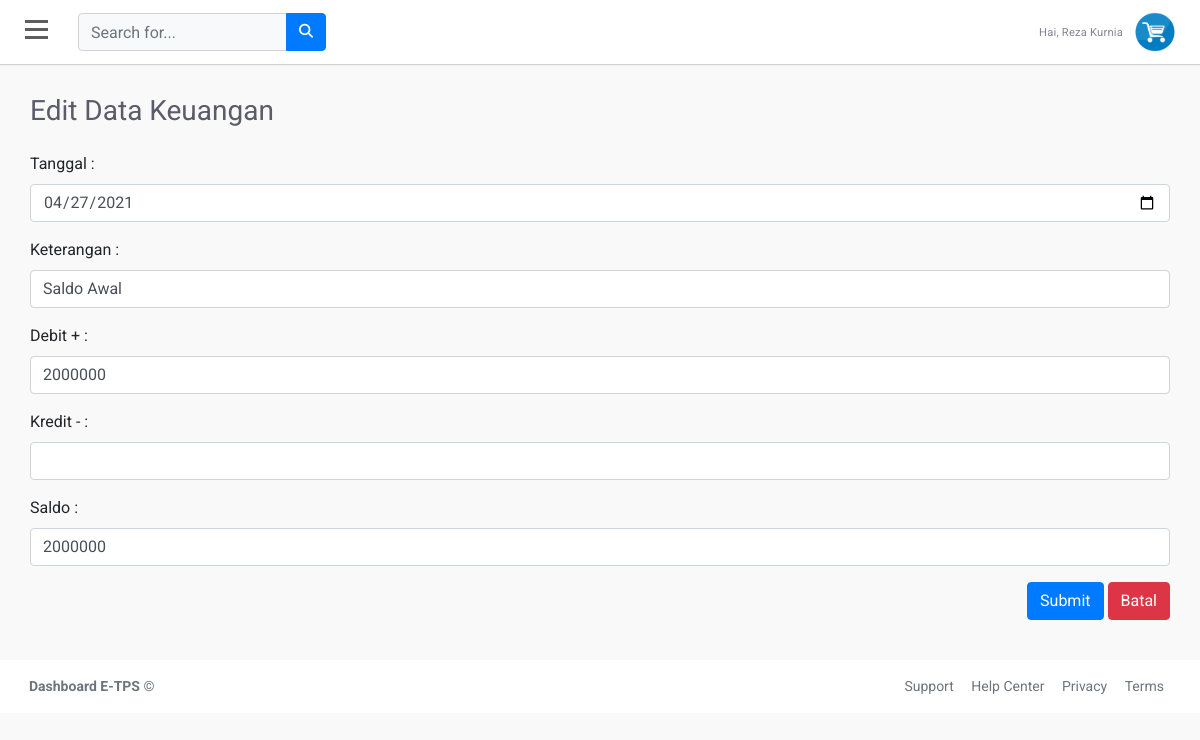
The app's page /dashboard/aksi/editkeuangan.php?id=4 (signed in) with its own data.
### tables this page shows
CREATE TABLE `user` (
  `id` int(11) NOT NULL,
  `nama` varchar(100) NOT NULL,
  `email` varchar(100) NOT NULL,
  `username` varchar(100) NOT NULL,
  `password` varchar(50) NOT NULL,
  `hakakses` varchar(100) NOT NULL
);

CREATE TABLE `keuangan` (
  `id` int(10) NOT NULL,
  `tanggal` date NOT NULL,
  `keterangan` varchar(255) NOT NULL,
  `debit` varchar(255) NOT NULL,
  `kredit` varchar(255) NOT NULL,
  `saldo` varchar(500) NOT NULL
);

### dashboard/aksi/editkeuangan.php (the view, shortened to what this page needs)
<?php
include '../../koneksi.php';
if (isset($_GET['id'])) {
    $id = ($_GET["id"]);
    $query = "SELECT * FROM keuangan WHERE id='$id'";
    $result = mysqli_query($koneksi, $query);
    $data = mysqli_fetch_assoc($result);
} else {
    echo "<script>alert('Masukkan data id.');window.location='editkaryawan.php';</script>";
}
?>
<!doctype html>
<html lang="en">
<head>
    <link rel="stylesheet" href="https://stackpath.bootstrapcdn.com/bootstrap/4.1.3/css/bootstrap.min.css">
    <link rel="stylesheet" href="https://use.fontawesome.com/releases/v5.7.2/css/all.css">
    <link rel="stylesheet" href="https://cdnjs.cloudflare.com/ajax/libs/font-awesome/4.7.0/css/font-awesome.min.css">
    <link href="//netdna.bootstrapcdn.com/font-awesome/3.2.1/css/font-awesome.css" rel="stylesheet">
    <link rel="stylesheet" href="font/font/flaticon.css">
    <link rel="stylesheet" type="text/css" href="../../asset/style.css">
    <link rel="stylesheet" type="text/css" href="../../asset/tabeladmin.css">
</head>
<body>
    <div id="wrapper">
        <div id="page-content-wrapper">
            <div id="content">
                <div class="container-fluid p-0 px-lg-0 px-md-0">
                    <nav class="navbar navbar-expand navbar-light my-navbar">
                        <div type="button" id="bar" class="nav-icon1 hamburger animated fadeInLeft is-closed" data-toggle="offcanvas">
                            <span></span>
                            <span></span>
                            <span></span>
                        </div>
                        <form class="d-none d-sm-inline-block form-inline navbar-search">
                            <div class="input-group">
                                <input type="text" class="form-control bg-light " placeholder="Search for..." aria-label="Search">
                                <div class="input-group-append">
                                    <button class="btn btn-primary" type="button">
                                        <i class="fas fa-search fa-sm"></i>
                                    </button>
                                </div>
                            </div>
                        </form>
                        <ul class="navbar-nav ml-auto">
                            <?php
                            $tampilPeg    = mysqli_query($koneksi, "SELECT * FROM user WHERE nama='$_SESSION[nama]'");
                            $peg    = mysqli_fetch_array($tampilPeg);
                            ?>
                            <li class="nav-item dropdown">
                                <a class="nav-link dropdown-toggle" href="#" id="userDropdown" role="button" data-toggle="dropdown">
                                    <span class="mr-2 d-none d-lg-inline text-gray-600 small">Hai, <?= $peg['nama'] ?></span>
                                    <img class="img-profile rounded-circle" src="../../img/logo.png">
                                </a>
                            </li>
                        </ul>
                    </nav>
                    <div class="inputdata">
                        <div class="d-sm-flex align-items-center justify-content-between mb-4">
                            <h1 class="h3 mb-0 text-gray-800">Edit Data Keuangan</h1>
                        </div>
                        <form action="../proses/proseseditkeuangan.php" method="POST" enctype="multipart/form-data">
                            <div class="form-group">
                                <label for="usr">Tanggal :</label>
                                <input type="date" class="form-control" name="tanggal" value="<?php echo $data['tanggal']; ?>">
                            </div>
                            <div class="form-group">
                                <label for="usr">Keterangan :</label>
                                <input type="text" class="form-control" name="keterangan" value="<?php echo $data['keterangan']; ?>">
                            </div>
                            <div class="form-group">
                                <label for="usr">Debit + :</label>
                                <input type="text" class="form-control" name="debit" value="<?php echo $data['debit']; ?>">
                            </div>
                            <div class="form-group">
                                <label for="pwd">Kredit - :</label>
                                <input type="text" class="form-control" name="kredit" value="<?php echo $data['kredit']; ?>">
                            </div>
                            <div class="form-group">
                                <label for="pwd">Saldo :</label>
                                <input type="text" class="form-control" name="saldo" value="<?php echo $data['saldo']; ?>">
                            </div>
                            <div class="buttoninput">
                                <input class="btn btn-primary" type="submit" name="proses" role="button"></input>
                                <a class="btn btn-danger" href="#" role="button">Batal</a>
                            </div>
                        </form>
                        <br><br>
                    </div>
                </div>
                <footer class="footer">
                    <div class="container-fluid">
                        <div class="row text-muted">
                            <div class="col-6 text-left">
                                <p class="mb-0">
                                    <a href="index.html" class="text-muted"><strong>Dashboard E-TPS </strong></a> &copy
                                </p>
                            </div>
                            <div class="col-6 text-right">
                                <ul class="list-inline">
                                    <li class="footer-item">
                                        <a class="text-muted" href="#">Support</a>
                                    </li>
                                    <li class="footer-item">
                                        <a class="text-muted" href="#">Help Center</a>
                                    </li>
                                    <li class="footer-item">
                                        <a class="text-muted" href="#">Privacy</a>
                                    </li>
                                    <li class="footer-item">
                                        <a class="text-muted" href="#">Terms</a>
                                    </li>
                                </ul>
                            </div>
                        </div>
                    </div>
                </footer>
            </div>
        </div>
    </div>
</body>
</html>

### asset/style.css (style rules this page uses)
body { position: relative; overflow-x:hidden; background: #f7f7fc; font-family: 'Roboto', sans-serif; }
body, html { height: 100%; }
.inputdata { margin: 30px; }
.buttoninput { float: right; }
.navbar-nav > li > a ,.submenu-box ul li a { color:rgb(255, 255, 255)!important; text-transform: capitalize; font-size: 14px; padding:10px 10px 10px 20px!important; display: block; font-weight: 400; position: relative; z-index: 2; font-family: 'Roboto', sans-serif; letter-spacing: .2px; }
.navbar-nav li { display:block!important; margin:2px 0px; }
.nav-item .nav-link { display:block; color:white!important; text-transform:capitalize; text-decoration: none; padding:6px 10px; transition:0.4s ease; }
#page-content-wrapper { width: 100%; transition: all 0.5s ease; }
.nav-icon1 { z-index: 999; position:relative; display: block; width:23px; margin:0px 30px 0px 25px; cursor:pointer; height: 25px; }
.nav-icon1 span { position:absolute; top:0; width:100%; height:3px; cursor:pointer; background-color:#5d5d5d; left:0; transform:rotate(0deg); transition:.30s ease-in-out; }
.nav-icon1 span:nth-of-type(1) { top:0; }
.nav-icon1 span:nth-of-type(2) { top:8px; }
.nav-icon1 span:nth-of-type(3) { top:16px; }
.my-navbar { padding:0px; background-color:white; box-shadow: 0 1px 1px 0 rgba(0,0,0,.16); }
.text-gray-600 { color: #858796!important; }
.nav-link .img-profile { height:40px; width:40px; }
.dropdown, .dropleft, .dropright, .dropup { position: relative; }
.text-gray-800 { color: #5a5c69!important; font-size: 1.75rem; font-weight: 400; line-height: 1.2; }
footer.footer { padding: 1rem .875rem; direction: ltr; background: #fff; }
footer.footer ul { margin:0px; list-style:none; }
.footer ul li { display:inline-block; margin:0px 7px; }
.text-muted { color: #6c757d!important; font-size:14px; }

### asset/tabeladmin.css (style rules this page uses)
body { background: #f9f9f9; font-family: "Roboto", sans-serif; }

### records on screen
user: nama "Reza Kurnia"
keuangan: tanggal "04/27/2021", keterangan "Saldo Awal", debit "2000000", saldo "2000000"
